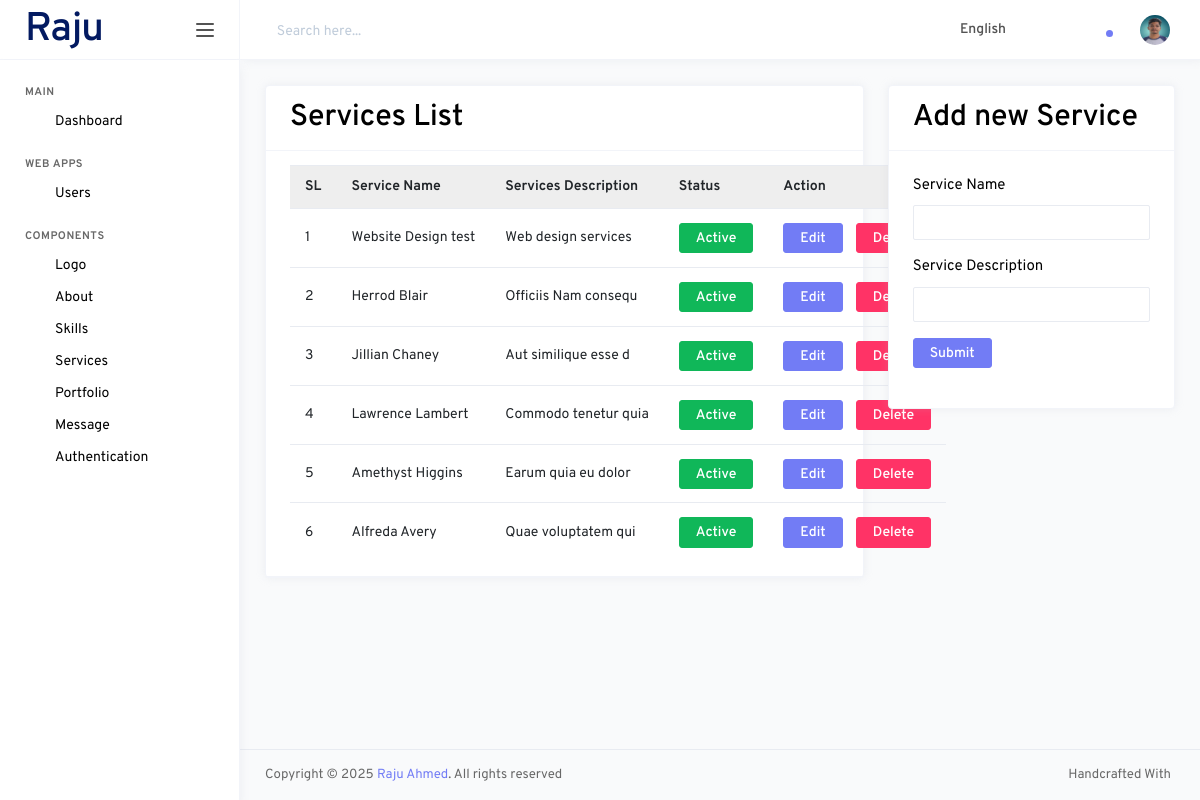
The app's page /components/services/service.php (signed in) with its own data.
### tables this page shows
CREATE TABLE `users` (
  `id` int NOT NULL,
  `name` varchar(255) NOT NULL,
  `email` varchar(255) NOT NULL,
  `password` varchar(255) NOT NULL,
  `photo` varchar(255) DEFAULT NULL
);

CREATE TABLE `services` (
  `id` int NOT NULL,
  `name` varchar(100) NOT NULL,
  `description` varchar(255) NOT NULL,
  `status` int NOT NULL DEFAULT '0'
);

### components/services/service.php (the view, shortened to what this page needs)
<?php
require '../../db.php';
require '../../includes/header.php';
$sql = "SELECT * FROM services";
$after_assoc = mysqli_query($conn, $sql);
?>
<div class="row">
    <div class="col-lg-8">
        <div class="card">
            <div class="card-header d-flex justify-content-between align-items-center">
                <h3>Services List</h3>
            </div>
            <div class="card-header">
                <table class="table table-striped">
                    <tr>
                        <th>SL</th>
                        <th>Service Name</th>
                        <th>Services Description</th>
                        <th>Status</th>
                        <th>Action</th>
                    </tr>
                    <?php
                    foreach ($after_assoc as $index=>$data){
                        ?>
                        <tr>
                            <td><?= $index+=1?></td>
                            <td><?= $data['name']?></td>
                            <td><?= $data['description']?></td>
                            <td>
                                <a href="status.php?id=<?php echo $data['id']; ?>" class="btn btn-<?= $data['status']==0?'secondary':'success'?>"><?= $data['status']==0?'Deactive':'Active'?></a>
                            </td>
                            <td>
                                <a href="edit.php?id=<?php echo $data['id']; ?>" class="btn btn-primary">Edit</a>
                                <a style="margin-left: 10px" href="delete.php?id=<?php echo $data['id']; ?>" class="btn btn-danger">Delete</a>
                            </td>
                        <?php
                    }
                    ?>
                </table>
            </div>
        </div>
    </div>
    <div class="col-lg-4">
        <div class="card">
            <div class="card-header d-flex justify-content-between align-items-center">
                <h3>Add new Service</h3>
            </div>
            <div class="card-body">
                <form action="services_post.php" method="POST">
                    <div class="form-group">
                        <label style="font-size: 15px" for="service_name" class="form-check-label">Service Name</label>
                        <input type="text" class="form-control" id="service_name" name="name" value="">
                    </div>
                    <div class="form-group">
                        <label style="font-size: 15px" for="description" class="form-check-label"> Service Description</label>
                        <input type="text" class="form-control" id="description" name="description" value="">
                    </div>
                    <div class="form-group">
                        <button type="submit" class="btn btn-primary">Submit</button>
                    </div>
                </form>
            </div>
        </div>
    </div>
</div>
<?php
require "../../includes/footer.php";
?>

### includes/header.php (shortened to what this page needs)
<?php
$logged_id = $_SESSION['logged_id'];
$sql = "SELECT * FROM users WHERE id = '$logged_id'";
$result = mysqli_query($conn, $sql);
$row = mysqli_fetch_assoc($result);
?>
<!DOCTYPE html>
<html lang="en">
<head>
    <link rel="stylesheet" href="/wdlv2403/dashboard/assets/vendors/core/core.css">
    <link rel="stylesheet" href="/wdlv2403/dashboard/assets/vendors/bootstrap-datepicker/bootstrap-datepicker.min.css">
    <link rel="stylesheet" href="/wdlv2403/dashboard/assets/fonts/feather-font/css/iconfont.css">
    <link rel="stylesheet" href="https://cdn.datatables.net/2.2.2/css/dataTables.dataTables.css" />
    <link rel="stylesheet" href="/wdlv2403/dashboard/assets/vendors/flag-icon-css/css/flag-icon.min.css">
    <link rel="stylesheet" href="/wdlv2403/dashboard/assets/css/demo_1/style.css">
</head>
<body>
<div class="main-wrapper">
    <nav class="sidebar">
        <div class="sidebar-header">
            <a href="" class="sidebar-brand">
                <h2>Raju</h2>
            </a>
            <div class="sidebar-toggler not-active">
                <span></span>
                <span></span>
                <span></span>
            </div>
        </div>
        <div class="sidebar-body">
            <ul class="nav">
                <li class="nav-item nav-category">Main</li>
                <li class="nav-item">
                    <a href="/wdlv2403/dashboard.php" class="nav-link">
                        <i class="link-icon" data-feather="box"></i>
                        <span class="link-title">Dashboard</span>
                    </a>
                </li>
                <li class="nav-item nav-category">web apps</li>
                <li class="nav-item">
                    <a class="nav-link" href="/wdlv2403/users/user.php" >
                        <i class="link-icon" data-feather="users"></i>
                        <span class="link-title">Users</span>
                    </a>
                </li>
                <li class="nav-item nav-category">Components</li>
                <li class="nav-item">
                    <a class="nav-link" href="/WDLV2403/components/logo/logo.php">
                        <i class="link-icon" data-feather="feather"></i>
                        <span class="link-title">Logo</span>
                    </a>
                </li>
                <li class="nav-item">
                    <a class="nav-link" href="/WDLV2403/components/about/about.php">
                        <i class="link-icon" data-feather="user"></i>
                        <span class="link-title">About</span>
                    </a>
                </li>
                <li class="nav-item">
                    <a class="nav-link" href="/WDLV2403/components/skill/skill.php">
                        <i class="link-icon" data-feather="inbox"></i>
                        <span class="link-title">Skills</span>
                    </a>
                </li>
                <li class="nav-item">
                    <a class="nav-link" href="/WDLV2403/components/services/service.php">
                        <i class="link-icon" data-feather="pie-chart"></i>
                        <span class="link-title">Services</span>
                    </a>
                </li>
                <li class="nav-item">
                    <a class="nav-link" href="/WDLV2403/components/portfolio/portfolio.php">
                        <i class="link-icon" data-feather="layout"></i>
                        <span class="link-title">Portfolio</span>
                    </a>
                </li>
                <li class="nav-item">
                    <a class="nav-link" href="/WDLV2403/components/message/message.php">
                        <i class="link-icon" data-feather="inbox"></i>
                        <span class="link-title">Message</span>
                    </a>
                </li>
                <li class="nav-item">
                    <a class="nav-link" data-toggle="collapse" href="#authPages" role="button" aria-expanded="false" aria-controls="authPages">
                        <i class="link-icon" data-feather="unlock"></i>
                        <span class="link-title">Authentication</span>
                        <i class="link-arrow" data-feather="chevron-down"></i>
                    </a>
                </li>
            </ul>
        </div>
    </nav>
    <div class="page-wrapper">
        <nav class="navbar">
            <div class="navbar-content">
                <form class="search-form">
                    <div class="input-group">
                        <input type="text" class="form-control" id="navbarForm" placeholder="Search here...">
                    </div>
                </form>
                <ul class="navbar-nav">
                    <li class="nav-item dropdown">
                        <a class="nav-link dropdown-toggle" href="#" id="languageDropdown" role="button" data-toggle="dropdown" aria-haspopup="true" aria-expanded="false">
                            <i class="flag-icon flag-icon-us mt-1" title="us"></i> <span class="font-weight-medium ml-1 mr-1 d-none d-md-inline-block">English</span>
                        </a>
                    </li>
                    <li class="nav-item dropdown nav-apps">
                    </li>
                    <li class="nav-item dropdown nav-messages">
                    </li>
                    <li class="nav-item dropdown nav-notifications">
                        <a class="nav-link dropdown-toggle" href="#" id="notificationDropdown" role="button" data-toggle="dropdown" aria-haspopup="true" aria-expanded="false">
                            <div class="indicator">
                                <div class="circle"></div>
                            </div>
                        </a>
                    </li>
                    <li class="nav-item dropdown nav-profile">
                        <a class="nav-link dropdown-toggle" href="#" id="profileDropdown" role="button" data-toggle="dropdown" aria-haspopup="true" aria-expanded="false">
                            <?php
                            if ($row['photo'] == '') {
                                echo '<img src="/wdlv2403/uploads/user/default_user.png" width="200" />';
                            } else {
                                echo '<img src="/wdlv2403/uploads/user/'.$row['photo'].'" width="250" />';
                            }
                            ?>
                        </a>
                    </li>
                </ul>
            </div>
        </nav>
        <div class="page-content">

### records on screen
users: photo (picture)
services: index "1", name "Website Design test", description "Web design services", status "Active"
services: index "2", name "Herrod Blair", description "Officiis Nam consequ", status "Active"
services: index "3", name "Jillian Chaney", description "Aut similique esse d", status "Active"
services: index "4", name "Lawrence Lambert", description "Commodo tenetur quia", status "Active"
services: index "5", name "Amethyst Higgins", description "Earum quia eu dolor", status "Active"
services: index "6", name "Alfreda Avery", description "Quae voluptatem qui", status "Active"
